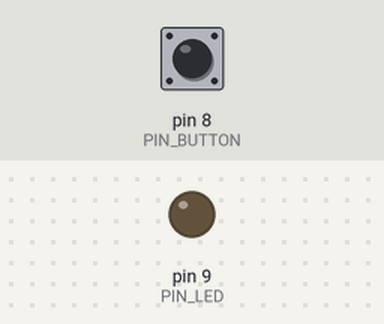
Bench run of a sketch on a simulated Arduino Uno, built for the host (arithmetic inside an expression is 32-bit, double 64-bit). Parts: output pins drawn as LEDs (lit = HIGH). The inputs (shaded band) are chosen by the test bench; at power-on: pin 8 (PIN_BUTTON) HIGH.

Above: at 1.2 s.
1.3 s: pin 8 (PIN_BUTTON) pulled LOW for 0.15 s
At 1.6 s:
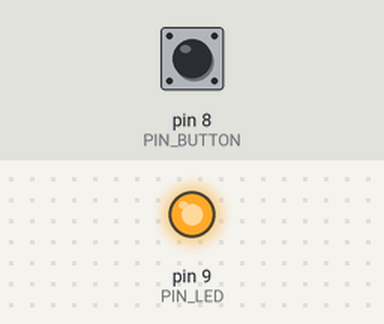
2.9 s: pin 8 (PIN_BUTTON) pulled LOW for 1 s
At 3.9 s:
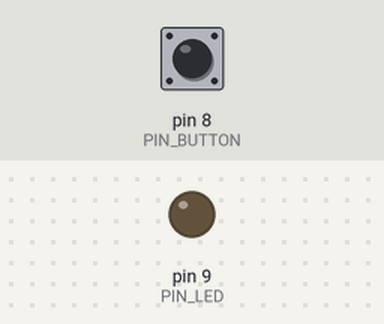
5.4 s: pin 8 (PIN_BUTTON) pulled LOW for 3.2 s
At 6.0 s:
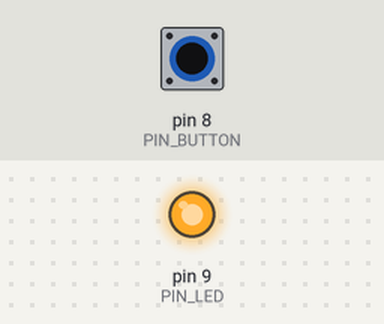
Timing chart, 0 to 8.4 s (numbered marks = the images above; inputs shaded):
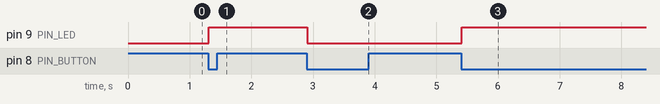

The sketch:

testHTTPbutton.ino
```cpp
#include <SPI.h>
#include <Ethernet.h>

//Declaración de la direcciones MAC e IP. También del puerto 80
byte mac[]={ 0x90, 0xA2, 0xDA, 0x0F, 0xF9, 0x41 }; //MAC
byte ip[] = { 192, 168, 2, 146 };//IP

EthernetServer servidor(80);
int PIN_LED=9;
int PIN_BUTTON=8;
String readString=String(30);
int led_status=0;
String cad = "";
int val; //Variable para leer el estado del pin
int val2; //Variable para la segunda lectura
int buttonState; //Variable para el estado del pulsador

void setup(){
  Serial.begin(9600);
  Ethernet.begin(mac,ip);
  servidor.begin();
  pinMode(PIN_LED,OUTPUT);
  digitalWrite(PIN_LED,LOW);
  pinMode(PIN_BUTTON, INPUT);
  digitalWrite(PIN_BUTTON,HIGH); //Activa RPull-up.
  buttonState = digitalRead(PIN_BUTTON); //lee el estado inicial
}

void loop(){
  read_button();
  EthernetClient client= servidor.available();
  if(client){
    boolean lineaenblanco=true;
    while(client.connected()){//cliente conectado
      if(client.available()){
        char c=client.read();
        if(readString.length()<30){//Leemos petición HTTP caracter a caracter
          readString.concat(c); //Almacenar los caracteres en la variable readString
        }
        if(c=='\n' && lineaenblanco){//Si la petición HTTP ha finalizado
          print_header(client);
          client.println(cad);
          client.stop();//Cierro conexión con el cliente
          readString="";
        }
      }
    }
  }
}

void print_header(EthernetClient client){
  client.println("HTTP/1.1 200 OK");
  client.println("Content-Type: text/html");
  client.println();
}

void read_button(){
  val = digitalRead(PIN_BUTTON); //lee el valor del pulsador y lo almacena
  delay(5);
  val2 = digitalRead(PIN_BUTTON); //lee el valor del pulsador y lo almacena
  if(val==val2){
    if (val!=buttonState){ //el estado del pulsador ha cambiado
      if(val==LOW){ //comprueba si el pulsador esta pulsado
        if(led_status==0){ //esta la luz apagada?
          led_status=1; //enciende la luz
          digitalWrite(PIN_LED,HIGH);
          cad = "led encendido";
        }else{
          led_status=0; //apaga la luz
          digitalWrite(PIN_LED,LOW);
          cad = "led apagado";
        }
      }
    }
    buttonState=val; //guarda el nuevo estado del pulsador
  }
}
```

Measured:
- after the input at 1.3 s, pin 9 (PIN_LED): LOW → HIGH at once
- after the input at 2.9 s, pin 9 (PIN_LED): HIGH → LOW at once
- after the input at 5.4 s, pin 9 (PIN_LED): LOW → HIGH at once
